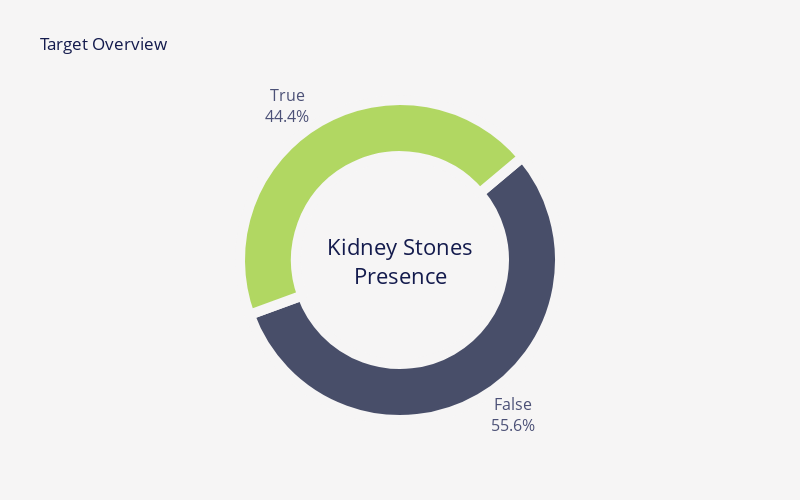

The cell this chart's notebook holds for it:
### Markdown cell above
<p style="font-size:20px; font-family:JetBrains Mono; color:#3E3F4C; border-bottom: 3px solid #2a357d">Notes 📜</p>
<blockquote style="margin-right:auto; margin-left:auto; background-color:#fffaf6; padding: 15px; border-radius: 10px 10px">
    <ul style="font-size:16px; font-family:JetBrains Mono; color:#3E3F4C; margin-right: 10px; margin-top: 2px; margin-bottom: 2px">
        <li>In this section, we will take a closer look at each feature and create pivot tables which answer the question of which values are more related to the target.</li>
        <li>But let's see the target first.</li>
    </ul>
</blockquote>

### Code cell
df = train.copy()
df["Target"] = df["Target"].map({0: "False", 1: "True"})

fig = px.pie(
    df,
    names="Target",
    height=500,
    width=800,
    hole=0.65,
    title="Target Overview",
    color_discrete_sequence=["#0f173b", "#9acd32"],
)
fig.update_layout(
    font=dict(color=FONT_COLOR),
    plot_bgcolor=BACKGROUND_COLOR,
    paper_bgcolor=BACKGROUND_COLOR,
    showlegend=False,
)
fig.add_annotation(
    dict(
        x=0.5,
        y=0.5,
        align="center",
        xref="paper",
        yref="paper",
        showarrow=False,
        font_size=22,
        text="Kidney Stones<br>Presence",
    )
)
fig.update_traces(
    opacity=0.75,
    hovertemplate=None,
    textposition="outside",
    textinfo="percent+label",
    textfont_size=16,
    rotation=50,
    marker_line_width=10,
    marker_line_color=BACKGROUND_COLOR,
)
fig.show()

### Figure 1 — Plotly figure (JSON) as saved in the notebook; plotly's stock layout.template omitted (floating-point values rounded to 4 significant figures; data arrays with more than 128 entries replaced by an {"elided": "..."} marker saying what was removed)
{"data": [{"domain": {"x": [0, 1], "y": [0, 1]}, "hole": 0.65, "labels": {"elided": "414 str values"}, "legendgroup": "", "marker": {"line": {"color": "#F6F5F5", "width": 10}}, "name": "", "opacity": 0.75, "rotation": 50, "showlegend": true, "textfont": {"size": 16}, "textinfo": "percent+label", "textposition": "outside", "type": "pie"}], "layout": {"annotations": [{"align": "center", "font": {"size": 22}, "showarrow": false, "text": "Kidney Stones<br>Presence", "x": 0.5, "xref": "paper", "y": 0.5, "yref": "paper"}], "font": {"color": "#141B4D"}, "height": 500, "legend": {"tracegroupgap": 0}, "paper_bgcolor": "#F6F5F5", "piecolorway": ["#0f173b", "#9acd32"], "plot_bgcolor": "#F6F5F5", "showlegend": false, "title": {"text": "Target Overview"}, "width": 800}}
